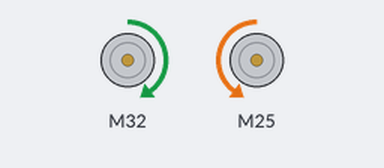
Simulated run of this sketch. Board: ESP32. On the bench: 2 × DC motor (green arrow = forward, orange = backward, longer = faster).

Above: at 0.5 s.
Timing chart, 0 to 4.6 s (numbered marks = the images above):
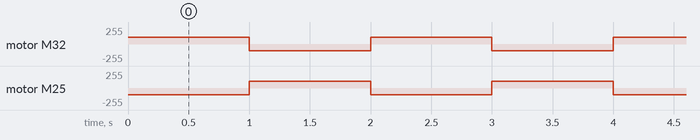

Measured:
- by itself, motor M32, motor M25: alternates forward 100/255 for 1.0 s and backward 100/255 for 1.0 s

The sketch:

motores_base.ino
```cpp
#include <TB6612_ESP32.h>

//MOTOR1
#define AIN1 32
#define AIN2 33
#define PWMA 12

//MOTOR2
#define BIN1 25
#define BIN2 26
#define PWMB 14

const int offsetA = 1;
const int offsetB = -1;

Motor motor1 = Motor(AIN1, AIN2, PWMA, offsetA, 0, 5000, 8, 1);
Motor motor2 = Motor(BIN1, BIN2, PWMB, offsetB, 0, 5000, 8, 2);

void setup()
{
}

void loop()
{
  forward(motor1, motor2, 100);
  delay(1000);
  brake(motor1, motor2);

  back(motor1, motor2, 100);
  delay(1000);
  brake(motor1, motor2);
}
```
